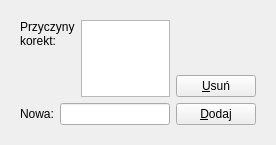
         <widget class="QWidget" name="page_3">
          <property name="geometry">
           <rect>
            <x>0</x>
            <y>0</y>
            <width>276</width>
            <height>145</height>
           </rect>
          </property>
          <attribute name="label">
           <string>Przyczyny korekt</string>
          </attribute>
          <layout class="QGridLayout" name="gridLayout_6">
           <item row="0" column="0">
            <widget class="QFrame" name="frame18">
             <property name="frameShape">
              <enum>QFrame::NoFrame</enum>
             </property>
             <property name="frameShadow">
              <enum>QFrame::Plain</enum>
             </property>
             <layout class="QGridLayout" name="_21">
              <item row="0" column="0">
               <layout class="QHBoxLayout" name="_22">
                <item>
                 <layout class="QVBoxLayout" name="_23">
                  <item>
                   <layout class="QHBoxLayout" name="_24">
                    <item>
                     <widget class="QLabel" name="textLabel1_3_2">
                      <property name="maximumSize">
                       <size>
                        <width>150</width>
                        <height>32767</height>
                       </size>
                      </property>
                      <property name="text">
                       <string>Przyczyny 
korekt:</string>
                      </property>
                      <property name="alignment">
                       <set>Qt::AlignTop</set>
                      </property>
                      <property name="wordWrap">
                       <bool>false</bool>
                      </property>
                     </widget>
                    </item>
                    <item>
                     <widget class="QListWidget" name="correctsBox"/>
                    </item>
                   </layout>
                  </item>
                  <item>
                   <layout class="QHBoxLayout" name="_25">
                    <item>
                     <widget class="QLabel" name="textLabel2_4_2">
                      <property name="text">
                       <string>Nowa:</string>
                      </property>
                      <property name="wordWrap">
                       <bool>false</bool>
                      </property>
                     </widget>
                    </item>
                    <item>
                     <widget class="QLineEdit" name="corEdit">
                      <property name="maxLength">
                       <number>25</number>
                      </property>
                     </widget>
                    </item>
                   </layout>
                  </item>
                 </layout>
                </item>
                <item>
                 <layout class="QVBoxLayout" name="_26">
                  <item>
                   <layout class="QVBoxLayout" name="_27"/>
                  </item>
                  <item>
                   <spacer>
                    <property name="orientation">
                     <enum>Qt::Vertical</enum>
                    </property>
                    <property name="sizeType">
                     <enum>QSizePolicy::Expanding</enum>
                    </property>
                    <property name="sizeHint" stdset="0">
                     <size>
                      <width>21</width>
                      <height>51</height>
                     </size>
                    </property>
                   </spacer>
                  </item>
                  <item>
                   <layout class="QVBoxLayout" name="_28">
                    <item>
                     <widget class="QPushButton" name="corDelBtn">
                      <property name="cursor">
                       <cursorShape>PointingHandCursor</cursorShape>
                      </property>
                      <property name="text">
                       <string>&amp;Usuń</string>
                      </property>
                      <property name="shortcut">
                       <string>Alt+U</string>
                      </property>
                     </widget>
                    </item>
                    <item>
                     <widget class="QPushButton" name="corAddBtn">
                      <property name="cursor">
                       <cursorShape>PointingHandCursor</cursorShape>
                      </property>
                      <property name="text">
                       <string>&amp;Dodaj</string>
                      </property>
                      <property name="shortcut">
                       <string>Alt+D</string>
                      </property>
                     </widget>
                    </item>
                   </layout>
                  </item>
                 </layout>
                </item>
               </layout>
              </item>
             </layout>
            </widget>
           </item>
          </layout>
         </widget>
